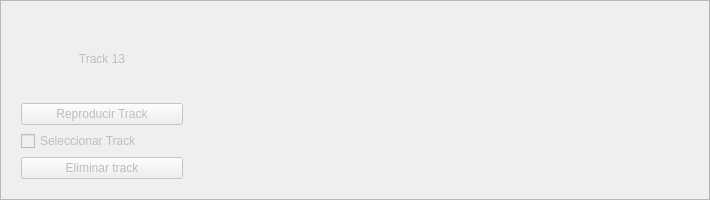
       <widget class="QFrame" name="trackui13">
        <property name="enabled">
         <bool>false</bool>
        </property>
        <property name="minimumSize">
         <size>
          <width>0</width>
          <height>200</height>
         </size>
        </property>
        <property name="frameShape">
         <enum>QFrame::StyledPanel</enum>
        </property>
        <property name="frameShadow">
         <enum>QFrame::Raised</enum>
        </property>
        <layout class="QHBoxLayout" name="horizontalLayout_13">
         <item>
          <widget class="QWidget" name="trackpanel13" native="true">
           <property name="minimumSize">
            <size>
             <width>180</width>
             <height>0</height>
            </size>
           </property>
           <property name="maximumSize">
            <size>
             <width>16777215</width>
             <height>16777215</height>
            </size>
           </property>
           <layout class="QGridLayout" name="gridLayout_15">
            <item row="1" column="0">
             <widget class="QPushButton" name="Reproducir_track13">
              <property name="text">
               <string>Reproducir Track</string>
              </property>
             </widget>
            </item>
            <item row="0" column="0">
             <widget class="QLabel" name="label_17">
              <property name="text">
               <string>Track 13</string>
              </property>
              <property name="alignment">
               <set>Qt::AlignCenter</set>
              </property>
             </widget>
            </item>
            <item row="3" column="0">
             <widget class="QPushButton" name="Eliminar_track13">
              <property name="text">
               <string>Eliminar track</string>
              </property>
             </widget>
            </item>
            <item row="2" column="0">
             <widget class="QCheckBox" name="track13_checkbox">
              <property name="text">
               <string>Seleccionar Track</string>
              </property>
             </widget>
            </item>
           </layout>
          </widget>
         </item>
         <item>
          <widget class="MplWidget" name="tracktimeline13" native="true">
           <property name="minimumSize">
            <size>
             <width>500</width>
             <height>0</height>
            </size>
           </property>
          </widget>
         </item>
        </layout>
       </widget>
